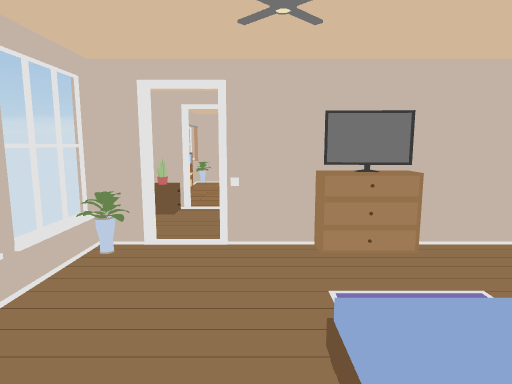
[1] (above)

13 first-person views from a walk through a Unity game level. The camera is 1.5 m above the floor, tilts 8° down and sees 75° across. Doors are open. The floor is counted in squares, 1 m on a side. Each view is taken from the middle of a square. On the plan, view 1 faces up. The plan holds only what a view shows up to about 15 squares ahead; the rest is blank. The place goes on beyond the plan.

[2]
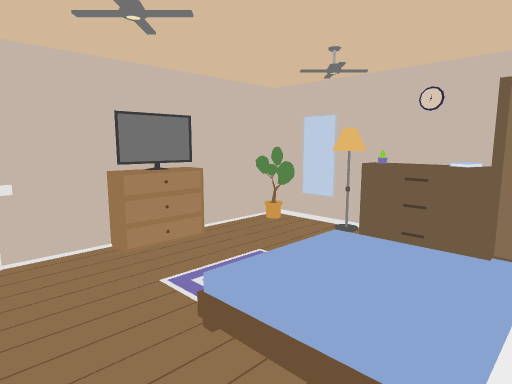

[3]
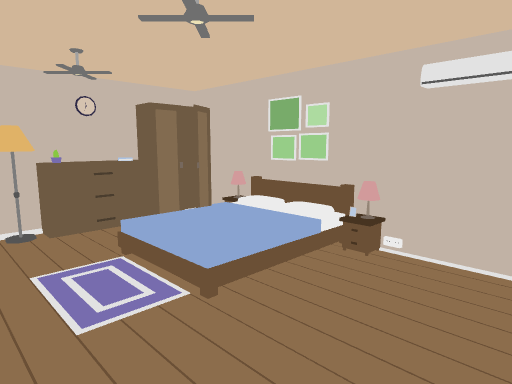

[4]
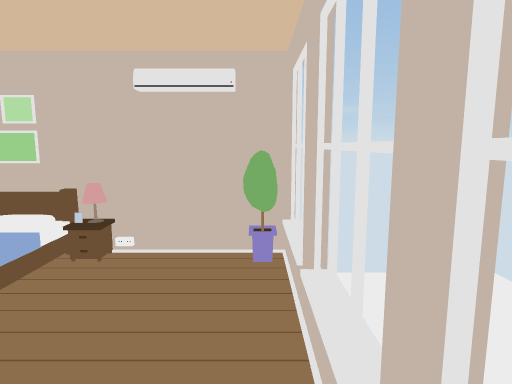

[5]
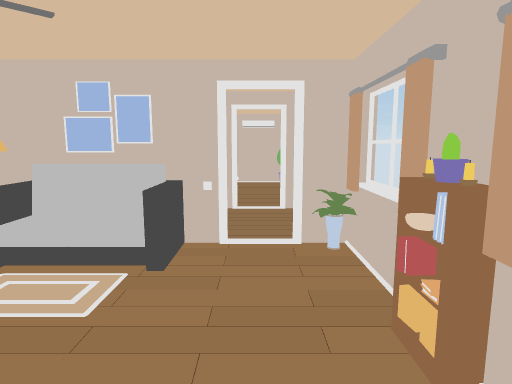

[6]
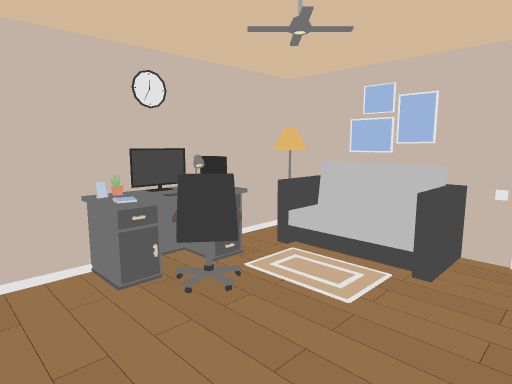

[7]
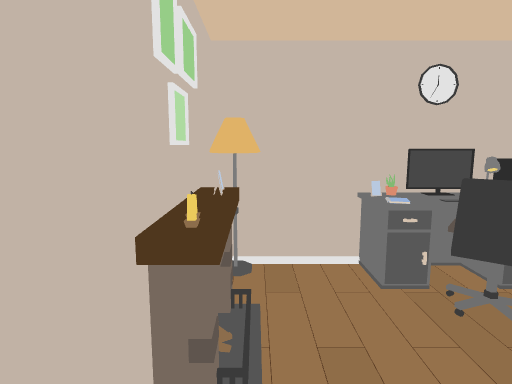

[8]
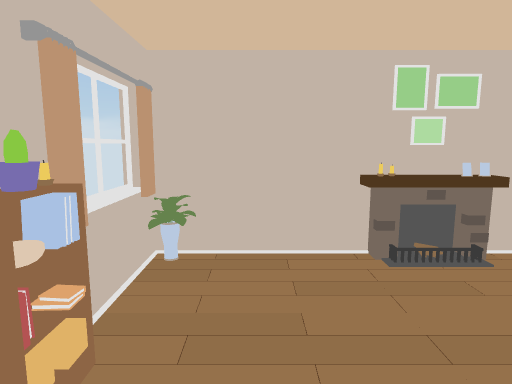

[9]
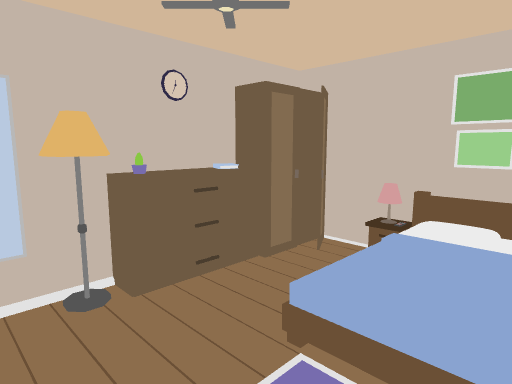

[10]
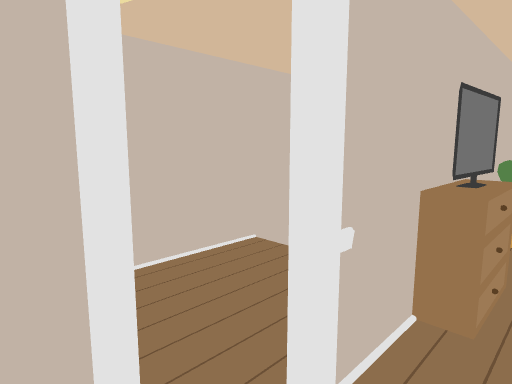

[11]
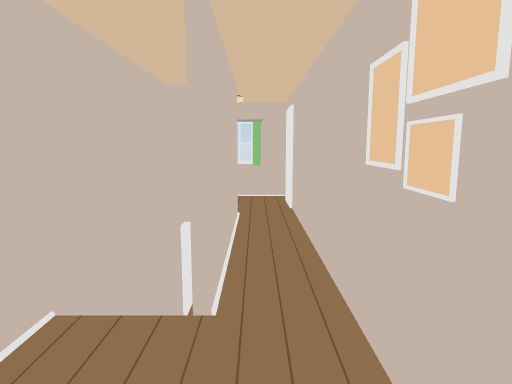

[12]
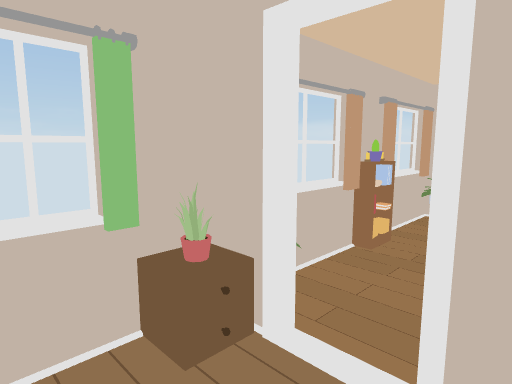

[13]
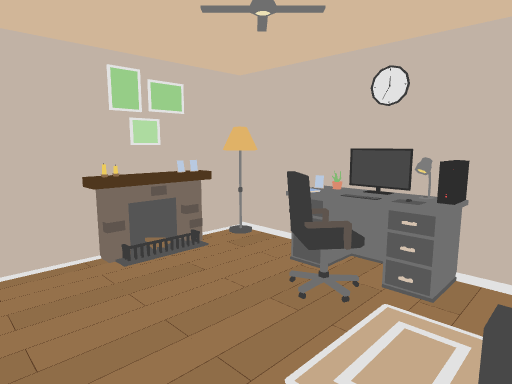

### Floor plan
Key: @ floor where view 1 was taken; # wall or solid block; x gap in a wall; . floor; / step, stairs or slope; D open door; = window, fence, low wall or low ledge; v drop or lower ground; C curtain; T TV; M mirror; L lamp; F flower; P picture; S sofa; H chair; A table; U computer; N candle; I fireplace; O other object.
Columns run from 3 left of view 1 to 9 right of it. Each row starts with its distance up from view 1.
 14  v##Pvv
 13 v#..NIL
 12 v=....#
 11  F...HF
 10 v#...AU
  9 v=..O #
  8  #D S###
  7 v#C..v####  D
  6 v#.........DD
  5 v#D#PT##  DD#
  4 v.......M
  3 x......L#
  2 v...//.F
  1 v.../ .O#
  0 xF.@/ /O
 -1  ###vP#vv

Positions as (right, up) in squares from view 1, and headings:
1: (0, 0), facing up
2: (-1, 0), facing up-right
3: (-2, 4), facing down-right
4: (-2, 4), facing down
5: (-1, 13), facing down
6: (-1, 13), facing down-right
7: (-1, 13), facing right
8: (-1, 9), facing up
9: (1, 4), facing down-right
10: (-2, 4), facing up-right
11: (-1, 6), facing right
12: (0, 6), facing up-left
13: (-1, 9), facing up-right
